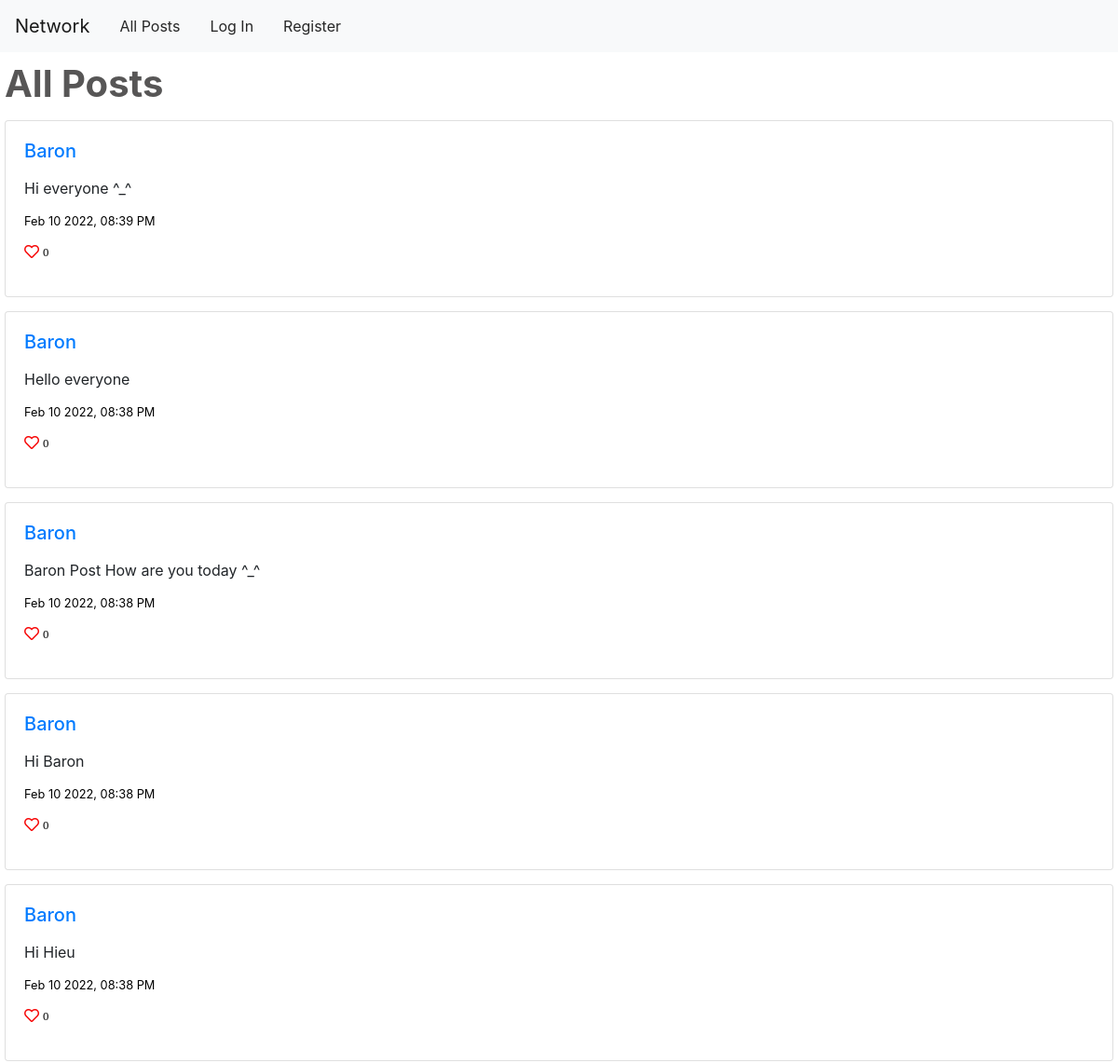
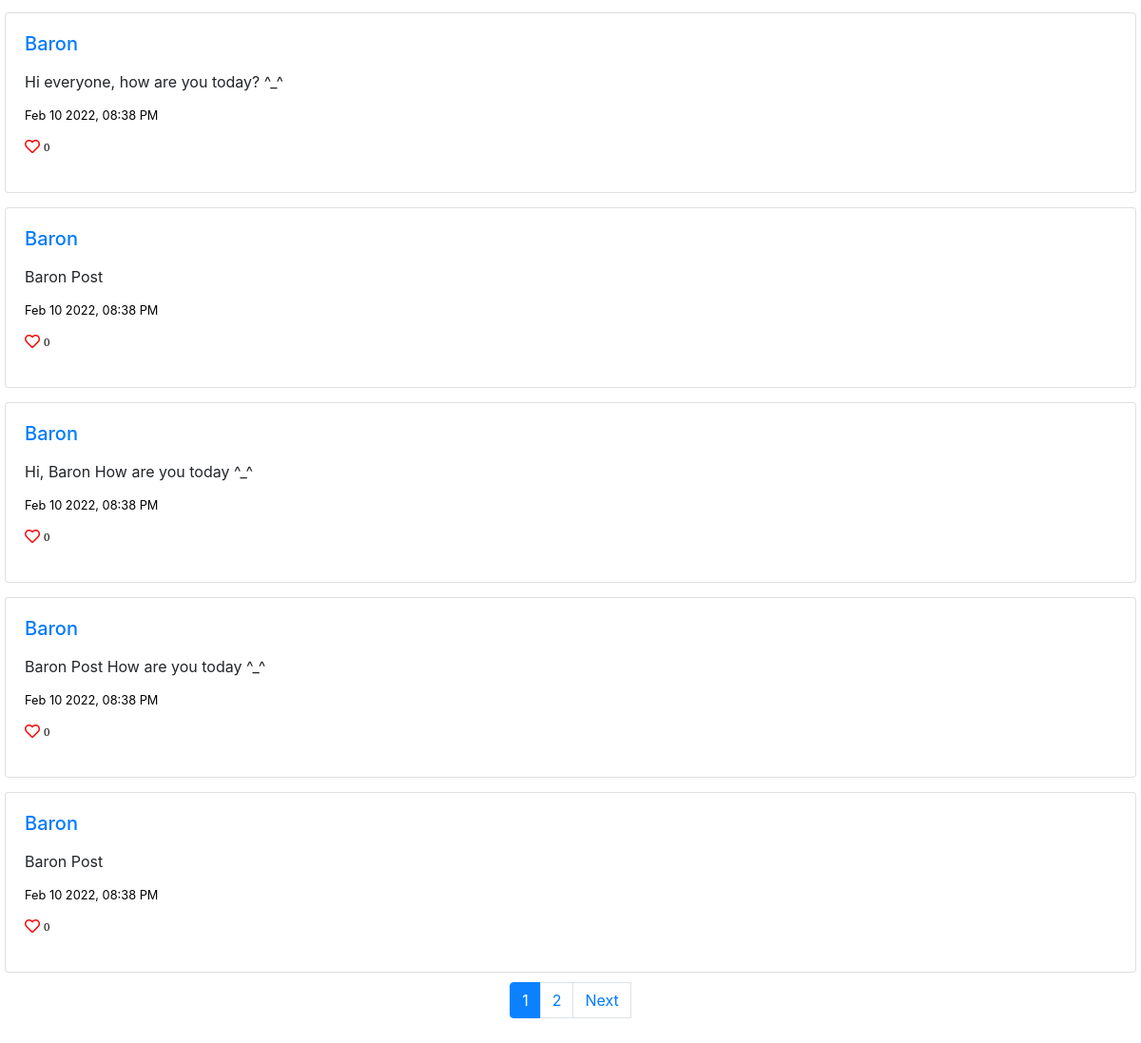
The page / on the database its author committed (2 pictures, top to bottom).
### network/models.py (models this page shows, shortened)
class Post(models.Model):
    user = models.ForeignKey(User, on_delete=models.CASCADE)
    text = models.CharField(max_length=160, default=None)
    post_date = models.DateTimeField(default=datetime.datetime.now)

class User(AbstractUser):
    pass

### network/views.py (the view)
# urls.py: path("", views.index, name="index"),
def index(req):
    if req.user.is_authenticated:
        userRegisted = req.session['_auth_user_id']
        userLikes = Like.objects.filter(
            post=OuterRef('id'), user_id=userRegisted)
        userPosts = Post.objects.filter().order_by(
            '-post_date').annotate(current_like=Count(userLikes.values('id')))
    else:
        userPosts = Post.objects.order_by('-post_date').all()
    userPosts = formatDateTime(userPosts)
    pagePost = calculateNewFeed(req, userPosts)
    return render(req, "network/index.html", {
        'posts': pagePost,
    })

### network/views.py (called while the page is built)
def formatDateTime(pagePost):
    newPagePost = []
    for item in pagePost:
        item.post_date = item.post_date.strftime("%b %d %Y, %I:%M %p")
        newPagePost.append(item)
    return newPagePost

def calculateNewFeed(req, userPosts):
    pagePaginator = Paginator(userPosts, MAX_NUMBER_OF_POSTS_PAGE)
    pageNum = req.GET.get('page')
    return pagePaginator.get_page(pageNum)

### network/templates/network/index.html (shortened to what this page needs)
{% extends "network/layout.html" %}
{% load static %}
{% block body %}
<h1 id ='titleHeader'>All Posts</h1>
<div id="posts">
    {% for post in posts %}
    <div class="card">
        <div class="rounderCard">
            <h5 class="cardUserNameAndLink"><a href="{% url 'profile' post.user.username %}">{{post.user.username}}</a></h5>
            <p class="cardContentPost" id="post_text_{{post.id}}"> {{ post.text }}</p>
            <p class="cardContentPost"><small class="small_text">{{post.post_date}}</small></p>
            <p class="cardContentPost">
                <div data-id="{{post.id}}" dataLikeId="{{post.id}}"
                    class="cardEditText {% if post.current_like > 0 %} fas {%else%} far {% endif %} fa-heart">&nbsp<small
                        class="small_text">{{post.like_set.count}}</small>
                        </div>
            </p>
        </div>
    </div>
    {% empty %}
    <h2>No posts</h2>
    {% endfor %}
</div>
{% endblock %}

### network/templates/network/layout.html (shortened to what this page needs)
{% load static %}
<!DOCTYPE html>
<html lang="en">
  <head>
    <link
      rel="stylesheet"
      href="https://stackpath.bootstrapcdn.com/bootstrap/4.5.0/css/bootstrap.min.css"
    />
    <link href="https://use.fontawesome.com/releases/v5.13.0/css/all.css" rel="stylesheet" />
    <link href="{% static 'network/styles.css' %}" rel="stylesheet" />
  </head>
  <body>
    <nav class="navbar navbar-expand-lg navbar-light bg-light">
      <a class="navbar-brand" href="{% url 'index' %}">Network</a>
      <div>
        {% with request.resolver_match.url_name as url_name %}
        <ul class="navbar-nav mr-auto">
          <li class="navigationItem {% if url_name == 'index' %}active{% endif %}">
            <a class="navigationInsideLinkItem" href="{% url 'index' %}">All Posts</a>
          </li>
          {% if user.is_authenticated %}
          <li class="navigationItem {% if url_name == 'following' %}active{% endif %}">
            <a class="navigationInsideLinkItem" href="{% url 'following' %}">Following</a>
          </li>
          <li class="navigationItem {% if url_name == 'logout' %}active{% endif %}">
            <a class="navigationInsideLinkItem" href="{% url 'logout' %}">Log Out</a>
          </li>
          {% else %}
          <li class="navigationItem {% if url_name == 'login' %}active{% endif %}">
            <a class="navigationInsideLinkItem" href="{% url 'login' %}">Log In</a>
          </li>
          <li class="navigationItem {% if url_name == 'register' %}active{% endif %}">
            <a class="navigationInsideLinkItem" href="{% url 'register' %}">Register</a>
          </li>
          {% endif %}
        </ul>
        {% endwith %}
      </div>
    </nav>
    <div class="body">
      {% block body %} {% endblock %}
      <ul class="pagination justify-content-center">
         {%if posts.paginator.num_pages > 1 %} {% for num in posts.paginator.page_range%}
        {% if posts.number == num %}
        <li class="itemNavigation active">
          <a class="page-link">{{ num }}</a>
        </li>
        {% elif num > posts.number|add:'-3' and num < posts.number|add:'3' %}
        <li class="itemNavigation">
          <a class="page-link" href="?page={{ num }}">{{ num }}</a>
        </li>
        {% endif %} {% endfor %} {% endif %} {% if posts.has_next %}
        <li class="itemNavigation">
          <a class="page-link" href="?page={{ posts.next_page_number }}"> Next </a>
        </li>
        {% endif %}
      </ul>
    </div>
  </body>
</html>

### network/static/network/styles.css (style rules this page uses)
.fa-heart { color: rgb(247, 9, 9) !important; cursor: pointer; }
.itemNavigation.active .page-link { color: white; background-color: #0c81ff; border-color: #0c81ff; }
.itemNavigation:first-child .page-link { margin-left: 0; border-top-left-radius: 0.25rem; border-bottom-left-radius: 0.25rem; }
.body { padding: 10px 5px; }
.card { margin-top: 15px; animation-name: card; animation-duration: 1s; }
#titleHeader { animation: highlightText 3s linear; animation-fill-mode: forwards; color: black; background: linear-gradient(to right, #575656 0, white 5%, #575656 20%); background-position: 0; -webkit-background-clip: text; -webkit-text-fill-color: transparent; -webkit-text-size-adjust: none; font-weight: bold; text-decoration: none; white-space: nowrap; }
#buttonSubmitPost, #div_save_close_buttons, .justify-content-center { margin-top: 10px; }
.cardContentPost { margin: 10px 0; }
.small_text { color: black; vertical-align: middle; }
.rounderCard { flex: 1 1 auto; min-height: 1px; padding: 1.25rem; }
.cardUserNameAndLink { margin-bottom: 1rem; }
.navigationInsideLinkItem { display: block; padding: 0.5rem 1rem; color: rgba(15, 15, 15, 0.9); }

### rows shown on the page
Post: user.username "Baron", text "Hi everyone ^_^", post_date "Feb 10 2022, 08:39 PM", like_set.count "0"
Post: user.username "Baron", text "Hello everyone", post_date "Feb 10 2022, 08:38 PM", like_set.count "0"
Post: user.username "Baron", text "Baron Post How are you today ^_^", post_date "Feb 10 2022, 08:38 PM", like_set.count "0"
Post: user.username "Baron", text "Hi Baron", post_date "Feb 10 2022, 08:38 PM", like_set.count "0"
Post: user.username "Baron", text "Hi Hieu", post_date "Feb 10 2022, 08:38 PM", like_set.count "0"
Post: user.username "Baron", text "Hi everyone, how are you today? ^_^", post_date "Feb 10 2022, 08:38 PM", like_set.count "0"
Post: user.username "Baron", text "Baron Post", post_date "Feb 10 2022, 08:38 PM", like_set.count "0"
Post: user.username "Baron", text "Hi, Baron How are you today ^_^", post_date "Feb 10 2022, 08:38 PM", like_set.count "0"
Post: user.username "Baron", text "Baron Post How are you today ^_^", post_date "Feb 10 2022, 08:38 PM", like_set.count "0"
Post: user.username "Baron", text "Baron Post", post_date "Feb 10 2022, 08:38 PM", like_set.count "0"

### other values the page prints
{{ num }} "1"
{{ num }} "2"
